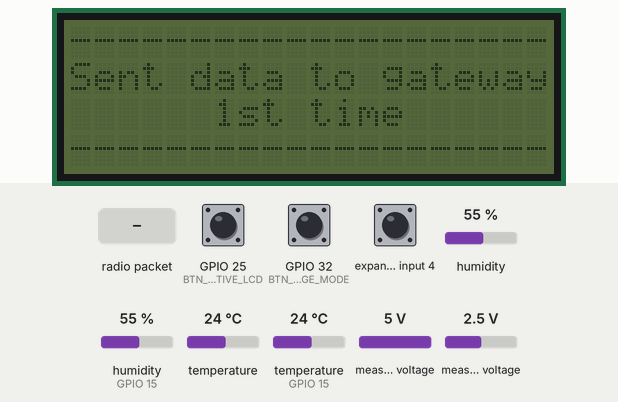
Recording of a program running on a simulated ESP32. On the bench: 20×4 character LCD. Wiring (inferred from the names in the program): PCF8574 port expander at I2C address 0x23. The inputs (shaded band) are chosen by the test bench; at power-on: GPIO 25 (BTN_ACTIVE_LCD) LOW, GPIO 32 (BTN_CHANGE_MODE) LOW, humidity 55 %, measured voltage 2.5 V, expander input 4 HIGH, humidity (sensor on GPIO 15) 55 %, temperature 24 °C, temperature (sensor on GPIO 15) 24 °C, measured voltage 5 V. EEPROM starts erased; no radio packets arrive unless stated; what the program prints to the serial monitor is not drawn.

Above: at 1.2 s.
1.3 s: GPIO 25 (BTN_ACTIVE_LCD) pulled HIGH for 3.2 s
At 3.1 s:
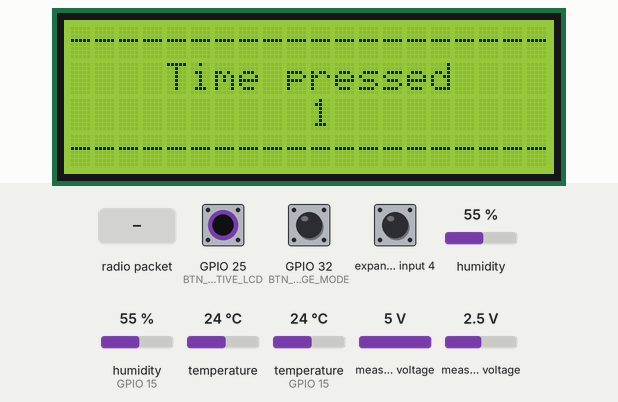
Timing chart, 0 to 3.3 s (numbered marks = the images above; inputs shaded):
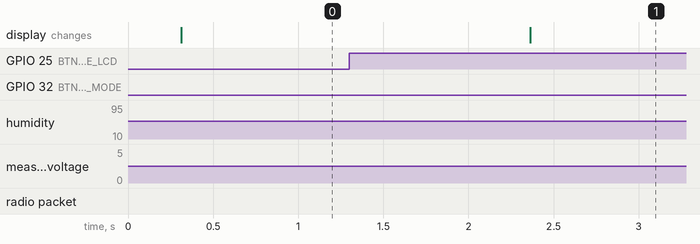

Measured:
- after the input at 1.3 s, the display: changes after 1.1 s (image 1)

The program:

main.cpp
```cpp
#include <Arduino.h>
#include <EEPROM.h>
#include "control/LoRa.h"
#include "control/Sensor.h"
#include "control/Display.h"

#define BTN_ACTIVE_LCD 25
#define BTN_CHANGE_MODE 32
#define GPIO_LCD GPIO_NUM_25
#define MODE_GPIO 0x102000000
#define SW_DEBOUNCE_TIME 400
#define PRESSED_RESET_TIME 5000
#define LCD_WORKING_TIME 30000
#define LCD_DEBUG_TIME 5000
#define INTERVAL_WAIT_PUMP 10000
#define PERIOD_INTERVAL 1000
#define FIVE_SECOND 5000
#define ADDR_MODE 0x70

hw_timer_t *timer = NULL;
portMUX_TYPE timerMux = portMUX_INITIALIZER_UNLOCKED;

int state = 1;
int btnState = 0;

int periodSentData = 0;
int statusSentData;
boolean statusLCD = false;
boolean lcdFlag = false;
int debugMode = 0;
boolean statusPump = false;
boolean isBTNDebugPressed = false;
unsigned long btnLcdPressed = 0;
unsigned long btnModePressed = 0;
String sensorData = "";
unsigned long stateFive = 0;
unsigned long timeToPressedBTN = 0;
unsigned long timeToDebugLCD = 0;
unsigned long timeToActiveLCD = 0;
unsigned long timeSendDataWailPump = 0;
unsigned long checkPressedOneSec = 0;

void updateConfigMode(boolean mode)
{
    EEPROM.put(ADDR_MODE, mode);
    EEPROM.commit();
    EEPROM.get(ADDR_MODE, debugMode);
}

void getConfigMode()
{
    EEPROM.get(ADDR_MODE, debugMode);
}

void setMode(boolean mode)
{
    if (!mode)
    {
        esp_sleep_enable_timer_wakeup(10 * 60 * 1000 * 1000);
    }
    else
    {
        esp_sleep_enable_timer_wakeup(10 * 1000 * 1000);
    }
}

void changeMode()
{
    getConfigMode();
    isBTNDebugPressed = true;
    statusLCD = true;
    Serial.println("Change mode");
    if (debugMode)
        debugMode = 0;
    else
        debugMode = 255;
    setMode(debugMode);
    Serial.println(debugMode);
    timeToDebugLCD = millis();
    showMode(debugMode);
    updateConfigMode(debugMode);
}

void changeDisplay()
{
    portENTER_CRITICAL_ISR(&timerMux);
    lcdFlag = true;
    portEXIT_CRITICAL_ISR(&timerMux);
}

void enableTimeInterrupt()
{
    timer = timerBegin(0, 80, true);                   // Timer 0, divider 80
    timerAttachInterrupt(timer, &changeDisplay, true); // Attach callback function
    timerAlarmWrite(timer, 5000000, true);             // Set period to 0.5 second (500,000 microseconds)
    timerAlarmEnable(timer);                           // Enable the timer
}

void showDisplay()
{
    sensorData = readSensorAll();
    Serial.println(sensorData);
    Serial.println("in showDisplay : ");
    Serial.print("t_in_b : ");
    Serial.println(t_in_b);
    Serial.print("h_in_b : ");
    Serial.println(h_in_b);
    if (lcdState == 0 || lcdState == 1)
    {
        timeToActiveLCD = millis();
        lcdState = 2;
        lcdFirstPage(battPercent, Lux, t_in_b, h_in_b);
    }
    else if (lcdState == 2)
    {
        timeToActiveLCD = millis();
        lcdState = 1;
        lcdSecondPage(t_in_a, h_in_a, h_in_s);
    }
}

void checkWakeupReason()
{
    uint64_t GPIO_reason = esp_sleep_get_ext1_wakeup_status();
    uint64_t pin = (log(GPIO_reason)) / log(2);
    switch (pin)
    {
    case 25:
        Serial.println("Wakeup by GPIO25");
        Serial.print("Show LCD");
        timeToActiveLCD = millis();
        statusLCD = true;
        enableTimeInterrupt();
        showDisplay();
        break;
    case 32:
        Serial.println("Wakeup by GPIO32");
        Serial.print("Change mode");
        changeMode();
        break;
    default:
        Serial.print("ESP32 wake up in another cause!!!!");
    }
}

IRAM_ATTR void btnActiveLcdIsPressed()
{
    if (millis() - btnLcdPressed >= SW_DEBOUNCE_TIME)
    {
        btnState = 11;
        timeToPressedBTN = millis();
    }
    btnLcdPressed = millis();
}

IRAM_ATTR void btnChangeModeIsPressed()
{
    if (millis() - btnLcdPressed >= SW_DEBOUNCE_TIME)
    {
        // statusSentData = false;
        btnState = 12;
        // Serial.println("btn lcd is pressed");
    }
    btnLcdPressed = millis();
}

void setup()
{
    EEPROM.begin(512);
    Serial.begin(115200);
    // uncomment 172,173 to upload code first time.
    // EEPROM.put(ADDR_MODE, 0);
    // EEPROM.commit();
    initLoRa();
    lcd.init();
    dht.begin();
    humiditySoil.setGain(GAIN_ONE);
    pinMode(BTN_ACTIVE_LCD, INPUT);
    pinMode(BTN_CHANGE_MODE, INPUT);

    attachInterrupt(digitalPinToInterrupt(BTN_ACTIVE_LCD), btnActiveLcdIsPressed, RISING);
    attachInterrupt(digitalPinToInterrupt(BTN_CHANGE_MODE), btnChangeModeIsPressed, RISING);
    esp_sleep_enable_ext1_wakeup(MODE_GPIO, ESP_EXT1_WAKEUP_ANY_HIGH);
    checkWakeupReason();

    Serial.println("Curren mode : ");
    getConfigMode();
    Serial.println(debugMode);
    setMode(debugMode);
    Serial.println("ESP Active");
}

void loop()
{
    if (lcdFlag) // Change the screen every time. When function changeDisplay works.
    {
        sensorData = readSensorAll();
        if (lcdState == 1)
        {
            lcdState = 2;
            lcdFirstPage(battPercent, Lux, t_in_b, h_in_b);
            lcdFlag = false;
        }
        else
        {
            lcdState = 1;
            lcdSecondPage(t_in_a, h_in_a, h_in_s);
            lcdFlag = false;
        }
    }
    if (millis() - timeToDebugLCD >= LCD_DEBUG_TIME && statusLCD && timeToDebugLCD != 0)
    {
        Serial.println("lcd off");
        statusLCD = false;
        lcdShutdown();
    }

    if (millis() - timeToActiveLCD >= LCD_WORKING_TIME && statusLCD) // Control screen to turn off.
    {
        Serial.println("lcd off");
        statusLCD = false;
        lcdShutdown();
        // timerAlarmDisable(timer);
    }
    if (btnState == 11) // Pressed button GPIO25
    {
        checkPressedOneSec = millis();
        isBTNDebugPressed = false;
        statusLCD = true;
        int count = 0;
        while (digitalRead(BTN_ACTIVE_LCD) != 0)
        {
            Serial.println("Pressed");
            if (count >= 5)
            {
                Serial.println("Reset ESP");
                esp_restart();
            }
            if (millis() - checkPressedOneSec >= PERIOD_INTERVAL)
            {
                checkPressedOneSec = millis();
                count++;
                lcdPressedBTN(count);
            }
            // Serial.println(digitalRead(BTN_ACTIVE_LCD));
        }
        sensorData = readSensorAll();
        if (lcdState == 0)
        {
            timeToActiveLCD = millis();
            // lcdActive();
            lcdState = 1;
            showDisplay();
            enableTimeInterrupt();
        }
        else
        {
            timeToActiveLCD = millis();
            showDisplay();
        }
        btnState = 0;
    }
    if (btnState == 12) // Pressed button GPIO35
    {
        changeMode();
        btnState = 0;
    }
    if (state == 1) // Read sensor all
    {
        sensorData = readSensorAll();
        Serial.print("state : ");
        Serial.println(state);
        // Serial.println(sensorData);
        state++;
    }
    if (state == 2) // Sent data to geteway
    {
        Serial.print("state : ");
        Serial.println(state);
        sentLoRa(sensorData);
        if (!statusLCD)
        {
            Serial.println(periodSentData);
            sentDataPage(periodSentData);
        }
        state++;
    }
    if (state == 3) // Receive data from gateway
    {
        Serial.print("state : ");
        Serial.println(state);
        loraTime = millis();
        while (true)
        {
            int packetSize = LoRa.parsePacket();
            if (packetSize) // ESP32 have receives data
            {
                Serial.println("Status sent data");
                statusSentData = checkDataLoRa();
                if (statusSentData == 0) // data correct
                {
                    // receivePage(true, statusLCD);
                    Serial.println("LoRa sent success");
                    state = 4;
                    stateFive = millis();
                    break;
                }
                else if (statusSentData == 2)
                {
                    Serial.println("Pump working please wait");
                    // state = 1;
                    statusPump = true;
                    timeSendDataWailPump = millis();
                    break;
                }

                else if (statusSentData == 3) // Hard reset from wweb server.
                {
                    Serial.println("reset from web");
                    int count = 5;
                    unsigned long timeWaitReset = millis();
                    resetPage(count);
                    while (true)
                    {
                        if (btnState == 11 || btnState == 12) // Button is pressed. Exit loop.
                        {
                            break;
                        }
                        else if (count <= 0){
                            Serial.println("ESP restart");
                            esp_restart();
                        }
                        else if (millis() - timeWaitReset >= PERIOD_INTERVAL){
                            timeWaitReset = millis();
                            Serial.println(count);
                            count--;
                            resetPage(count);
                        }
                    }
                }
            }

            else if (millis() - timeSendDataWailPump >= INTERVAL_WAIT_PUMP && statusPump)
            {
                statusPump = false;
                periodSentData = 0;
                Serial.println("Pump working please wait");
                state = 1;
                timeSendDataWailPump = millis();
                break;
            }

            else if (millis() - loraTime >= 5000 && (statusSentData == 0 || statusSentData == 11)) // Data not received within 5 seconds. Send again.
            {
                periodSentData++;
                Serial.print("LoRa sent fail resent : ");
                Serial.println(periodSentData);
                state = 2;
                break;
            }
            else if (millis() - loraTime >= 10000)
            {
                Serial.print("LoRa sent again");
                state = 2;
                break;
            }
            else if (periodSentData >= 5) // Data not received within 25 seconds. Send fail.
            {
                // receivePage(false, statusLCD);
                Serial.println("LoRa sent fail");
                state = 4;
                stateFive = millis();
                break;
            }
            else if (btnState == 11 || btnState == 12) // Button is pressed. Exit loop.
            {
                break;
            }
        }
    }
    if (state == 4 && !statusLCD) // ESP32 sleep
    {
        bool statusData;
        int count = 5;
        if (periodSentData >= 5)
        {
            statusData = false;
            receivePage(false);
        }
        else if (statusSentData == 0)
        {
            statusData = true;
            receivePage(true);
        }
        while (true)
        {
            if (btnState == 11 || btnState == 12) // Button is pressed. Exit loop.
            {
                break;
            }
            if (millis() - stateFive >= PERIOD_INTERVAL)
            {
                stateFive = millis();
                sleepPage(count, statusData);
                count--;
                Serial.println(count);
            }
            if (count < 0)
            {
                lcdShutdown();
                Serial.print("state : ");
                Serial.println(state);
                Serial.println("ESP Sleep");
                updateConfigMode(debugMode);
                Serial.println(debugMode);
                esp_deep_sleep_start();
            }
        }
    }
}
```

Display.h
```cpp
#include <Arduino.h>
#include <LiquidCrystal_I2C.h>

LiquidCrystal_I2C lcd(0x27, 20, 4);

int lcdState = 0;

void lcdInit()
{
    lcd.display(); // เปิดการแสดงตัวอักษร
    lcd.backlight();
    lcd.clear();
}

void lcdPrintLine()
{
    lcd.setCursor(0, 0);
    lcd.print("--------------------");
    lcd.setCursor(0, 3);
    lcd.print("--------------------");
}

void lcdActive()
{
    Serial.println("lcdActive");
    lcdInit();
    lcd.setCursor(0, 0);
    lcd.print("Please wait");
    // Serial.println("LCD Active please wait");
}

void lcdShutdown()
{
    lcd.clear();
    lcd.noDisplay();
    lcd.noBacklight();
}

void showMode(bool mode)
{
    lcdInit();
    lcdPrintLine();
    lcd.setCursor(0, 1);
    lcd.print("     Mode LoRa      ");
    lcd.setCursor(0, 2);
    if (mode)
    {
        lcd.print("     Debug Mode     ");
    }
    else
    {
        lcd.print("    Normal Mode     ");
    }
}

void lcdFirstPage(float batt, float lux, float temp, float humi)
{
    Serial.print("in Display : ");
    Serial.print("t_in_b : ");
    Serial.println(temp);
    Serial.print("h_in_b : ");
    Serial.println(humi);
    lcdInit();
    Serial.println("lcdFirstPage");
    lcd.setCursor(0, 0);
    lcd.print("Batterry :");
    lcd.setCursor(11, 0);
    lcd.print(batt);
    lcd.setCursor(0, 1);
    lcd.print("Lux      :");
    lcd.setCursor(11, 1);
    if (lux == -1)
    {
        lcd.print("No Data");
    }
    else
    {
        lcd.print(lux);
    }
    lcd.setCursor(0, 2);
    lcd.print("T in Box :");
    lcd.setCursor(11, 2);
    if (temp == -1)
    {
        lcd.print("No Data");
    }
    else
    {
        lcd.print(temp);
    }
    lcd.setCursor(0, 3);
    lcd.print("H in Box :");
    lcd.setCursor(11, 3);
    if (humi == -1)
    {
        lcd.print("No Data");
    }
    else
    {
        lcd.print(humi);
    }
}

void lcdSecondPage(float tempA, float humiA, float humiS)
{
    lcdInit();
    Serial.println("lcdSecondPage");
    lcd.setCursor(0, 0);
    lcd.print("T in Air :");
    lcd.setCursor(11, 0);
    if (tempA == -1)
    {
        lcd.print("No Data");
    }
    else
    {
        lcd.print(tempA);
    }
    lcd.setCursor(0, 1);
    lcd.print("H in Air :");
    lcd.setCursor(11, 1);
    if (humiA == -1)
    {
        lcd.print("No Data");
    }
    else
    {
        lcd.print(humiA);
    }
    lcd.setCursor(0, 2);
    lcd.print("H in Sol :");
    lcd.setCursor(11, 2);
    if (humiS == -1)
    {
        lcd.print("No Data");
    }
    else
    {
        lcd.print(humiS);
    }
}

void sentDataPage(int timeToSent)
{
    lcd.noBacklight();
    lcd.display();
    lcd.clear();
    lcdPrintLine();
    lcd.setCursor(0, 1);
    lcd.print("Sent data to gateway");
    lcd.setCursor(0, 2);
    if (timeToSent == 0)
    {
        lcd.print("      1st time     ");
    }
    else if (timeToSent == 1)
    {
        lcd.print("      2nd time      ");
    }
    else if (timeToSent == 2)
    {
        lcd.print("      3rd time      ");
    }
    else if (timeToSent == 3)
    {
        lcd.print("      4th time      ");
    }
    else
    {
        lcd.print("      5th time      ");
    }
}

void waitData(bool statusLCD)
{
    if (statusLCD)
    {
        lcd.backlight();
    }
    else
    {
        lcd.noBacklight();
    }

    lcd.setCursor(0, 1);
    lcd.print("  Status send data  ");
    lcd.setCursor(0, 2);
    lcd.print("Waiting receive data");
}

void receivePage(bool statusLoRa)
{
    lcd.display();
    lcd.clear();
    lcdPrintLine();
    lcd.setCursor(0, 1);
    lcd.print("  Status send data  ");
    lcd.setCursor(0, 2);
    if (statusLoRa)
    {
        lcd.print(" LoRa send success  ");
    }
    else
    {
        lcd.print("   LoRa send fail   ");
    }
}

void lcdPressedBTN(int num)
{
    lcdInit();
    lcdPrintLine();
    lcd.setCursor(0, 1);
    lcd.print("    Time pressed    ");
    lcd.setCursor(10, 2);
    lcd.print(num);
}

void sleepPage(int num, bool statusData)
{
    lcdPrintLine();
    lcd.setCursor(0, 1);
    if (statusData)
    {
        lcd.print(" LoRa send success  ");
    }
    else
    {
        lcd.print("   LoRa send fail   ");
    }
    lcd.setCursor(0, 2);
    lcd.print("Box sensor Sleep : ");
    lcd.setCursor(19, 2);
    lcd.print(num);
}

void resetPage(int count){
    lcdPrintLine();
    lcd.clear();
    lcd.setCursor(0, 1);
    lcd.print("    BOX in reset   ");
    lcd.setCursor(0,2);
    lcd.print("  pressed wait : ");
    lcd.setCursor(17,2);
    lcd.print(count);
}
```

Source omitted: LoRa.h (3697 bytes), Sensor.h (3722 bytes)
